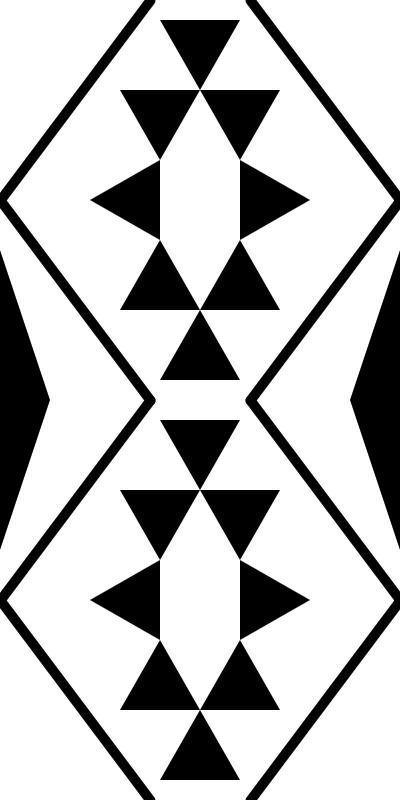
Frame 1 (no input)
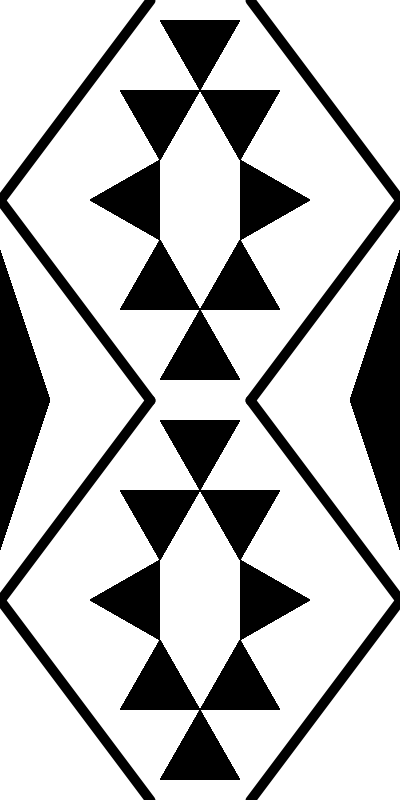
Frame 60 (the mouse pressed at the canvas centre just before this capture)
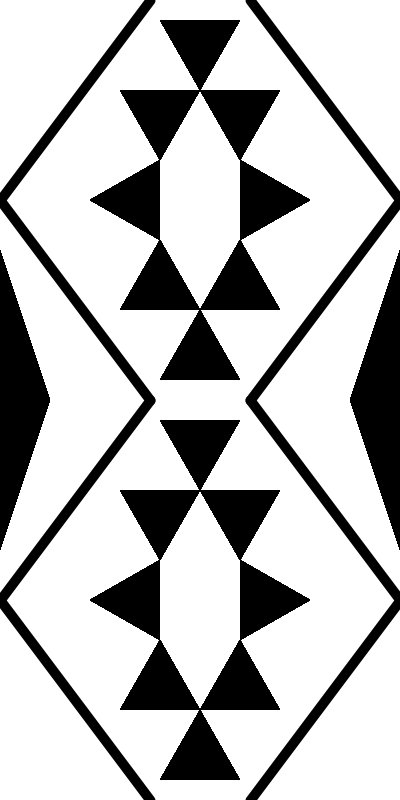
Frame 120 (the mouse held since frame 60 and released just before this capture)

The Processing sketch that drew these frames (run headless with seeded random() and noise(); from frame 60 on, the mouse is pressed at the canvas centre):

// Processing sketch: processing_24965
// ── processing_24965.pde

void setup(){
background(255);
size(400, 800);
smooth();

}

void draw(){
  
strokeWeight(10);
line(150, 0, 0, 200);
line(0, 200, 150, 400);
line(150, 400, 0, 600);
line(0, 600, 150, 800);
line(250, 0, 400, 200);
line(400, 200, 250, 400);
line(250, 400, 400, 600);
line(400, 600, 250, 800);

noStroke();

strokeWeight(1);
fill(0);
triangle(0, 250, 50, 400, 0, 550);
triangle(400, 250, 350, 400, 400, 550);

triangle(160, 20, 240, 20, 200, 90);
triangle(200, 90, 120, 90, 160, 160);
triangle(200, 90, 280, 90, 240, 160);
triangle(160, 160, 160, 240, 90, 200);
triangle(240, 160, 240, 240, 310, 200);
triangle(160, 240, 200, 310, 120, 310);
triangle(240, 240, 200, 310, 280, 310);
triangle(200, 310, 160, 380, 240, 380);

triangle(160, 420, 240, 420, 200, 490);
triangle(200, 490, 120, 490, 160, 560);
triangle(200, 490, 280, 490, 240, 560);
triangle(160, 560, 160, 640, 90, 600);
triangle(240, 560, 240, 640, 310, 600);
triangle(160, 640, 200, 710, 120, 710);
triangle(240, 640, 200, 710, 280, 710);
triangle(200, 710, 160, 780, 240, 780);

}
